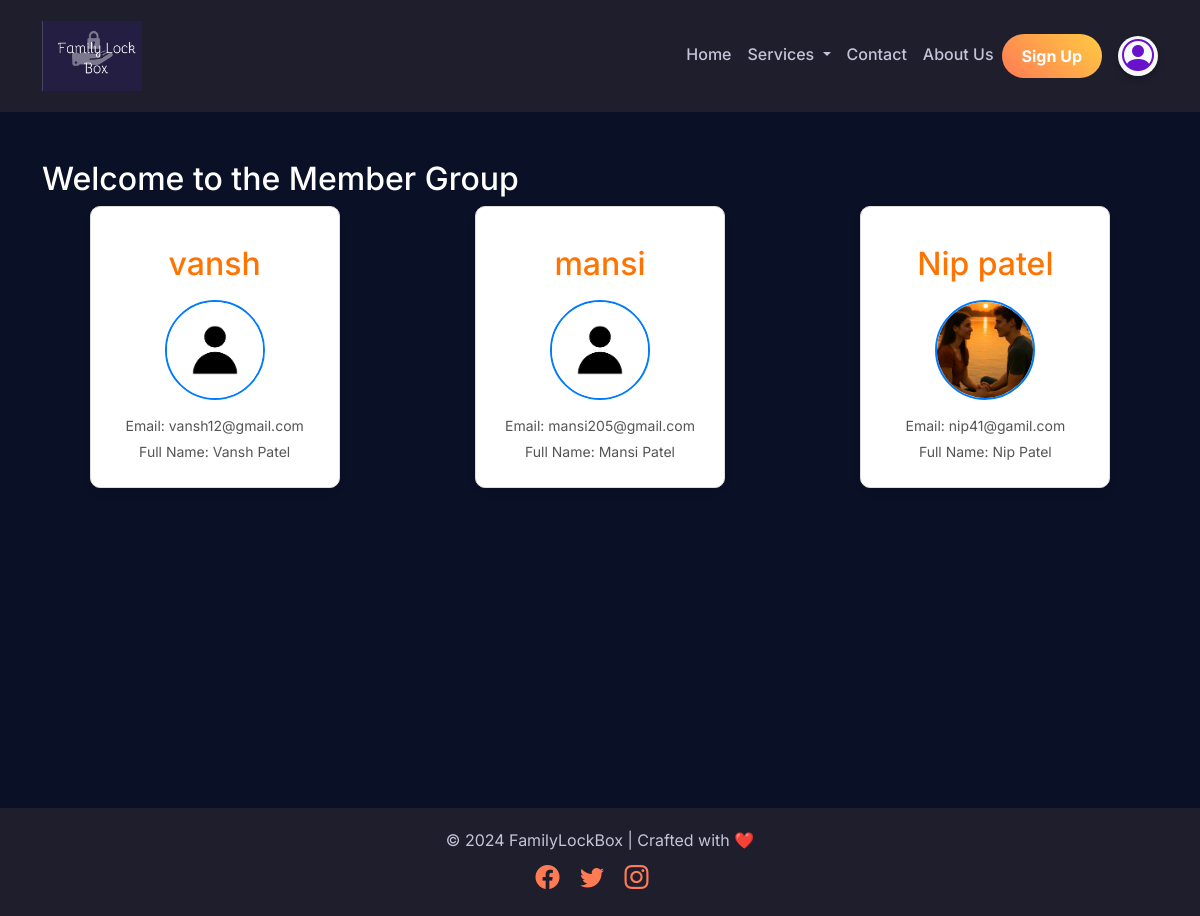
Page /yourgroups.html (signed in) on the committed database.
### myapp/models.py (models this page shows, shortened)
class UserCodeMatch(models.Model):
    logged_in_username = models.CharField(max_length=100)
    entered_code = models.CharField(max_length=12)
    matched_username = models.CharField(max_length=100)
    matched_user_email = models.EmailField()
    matched_user_profilepicture = models.ImageField(upload_to='profile_pictures/', blank=True, null=True)
    matched_user_full_name = models.CharField(max_length=150, blank=True, null=True)

### myapp/views.py (the view)
# urls.py: path('yourgroups.html',views.yourgroups,name='yourgroups'),
@session_login_required
def yourgroups(request):
    logged_in_username = request.session.get('username', None)
    matched_users = []
    if logged_in_username:
        from myapp.models import UserCodeMatch
        matched_users = UserCodeMatch.objects.filter(logged_in_username=logged_in_username)
    return render(request, 'yourgroups.html', {'matched_users': matched_users})

### myapp/templates/yourgroups.html (shortened to what this page needs)
<!DOCTYPE html>
<html lang="en">
<head>
</head>
<body>
    {% extends 'nav.html' %}
    {% block content %}
    {% load static %}
    <div class="container mt-5">
        <h2>Welcome to the Member Group</h2>
        <div class="group-container">
            {% for matched_user in matched_users %}
            <div class="user-card">
                <a href="{% url 'groupdocument' matched_user.matched_username %}" style="background-color: white;">
                <h2 style="color: rgb(255, 115, 0);"> {{ matched_user.matched_username }}</h2></a>
                {% if matched_user.matched_user_profilepicture %}
                    <img src="{{ matched_user.matched_user_profilepicture.url }}" alt="Profile Picture">
                {% else %}
                    <img src="{% static 'img/default_profile.png' %}" alt="Profile Picture">
                {% endif %}
                <p>Email: {{ matched_user.matched_user_email }}</p>
                <p>Full Name: {{ matched_user.matched_user_full_name }}</p>
            </div>
            {% empty %}
            <p>No matched users found.</p>
            {% endfor %}
        </div>
    </div>
    {% endblock %}

### myapp/templates/nav.html (shortened to what this page needs)
<!DOCTYPE html>
<html lang="en">
<head>
    {% load static %}
    <link href="https://cdn.jsdelivr.net/npm/bootstrap@5.3.0-alpha1/dist/css/bootstrap.min.css" rel="stylesheet">
    <link rel="stylesheet" href="{% static 'common.css' %}">
        <link href="https://cdn.jsdelivr.net/npm/bootstrap-icons/font/bootstrap-icons.css" rel="stylesheet">
</head>
<body>
    <div class="d-flex flex-column min-vh-100">
        <nav class="navbar navbar-expand-lg unique-navbar py-3">
            <div class="container">
                <a class="navbar-brand fw-bold" href="{% url 'homepage' %}">
                    <img src="{% static 'img/LOGO2.png' %}" alt="Logo">
                </a>
                <div class="collapse navbar-collapse" id="navbarNav">
                    <ul class="navbar-nav ms-auto">
                        <li class="nav-item">
                            <a class="nav-link" href="{% url 'homepage' %}">Home</a>
                        </li>
                        <li class="nav-item dropdown">
                            <a class="nav-link dropdown-toggle" id="servicesDropdown" role="button" data-bs-toggle="dropdown" aria-expanded="false">
                                Services
                            </a>
                        </li>
                        <li class="nav-item">
                            <a class="nav-link" href="#">Contact</a>
                        </li>
                        <li class="nav-item">
                            <a class="nav-link" href="#">About Us</a>
                        </li>
                        <li class="nav-item">
                            <a class="btn custom-btn" href="{% url 'signuppage' %}">Sign Up</a>
                        </li>
                        <li class="nav-item d-flex align-items-center ms-3">
                            <a href="{% url 'profilepage' %}" class="profile-icon-link">
                                <i class="bi bi-person-circle"></i>
                            </a>
                        </li>
                    </ul>
                </div>
            </div>
        </nav>
        <main class="flex-grow-1">
            {%block content %} {% endblock %}
        </main>
        <footer class="unique-footer mt-auto">
            <div class="container text-center">
                <p>&copy; 2024 FamilyLockBox | Crafted with ❤️</p>
                <div class="social-links mt-2">
                    <a href="#" class="me-3"><i class="bi bi-facebook"></i></a>
                    <a href="#" class="me-3"><i class="bi bi-twitter"></i></a>
                    <a href="#" class="me-3"><i class="bi bi-instagram"></i></a>
                </div>
            </div>
        </footer>
    </div>
</body>
</html>

### myapp/static/common.css (style rules this page uses)
body { font-family: 'Inter', sans-serif; margin: 0; padding: 0; overflow-x: hidden; background-color: #0a1127 !important; color: #fff; }
.container img { width: 100px; height: 70px; }
.unique-navbar { background-color: #1e1e2d; color: #fff; position: relative; }
.unique-navbar .navbar-brand { color: #fff; font-size: 1.8rem; text-transform: uppercase; font-weight: 700; }
.unique-navbar .nav-link { color: #c4c4d9; font-weight: 500; padding: 8px 15px; transition: all 0.3s ease; }
.unique-navbar .navbar-collapse { display: flex !important; flex-basis: auto; }
.unique-navbar .custom-btn { background: linear-gradient(45deg, #ff7b54, #ffcb42); color: #fff; border: none; padding: 10px 20px; font-weight: bold; border-radius: 30px; transition: all 0.3s ease; }
.unique-footer { background-color: #1e1e2d; color: #c4c4d9; padding: 20px 0; }
.unique-footer p { margin: 0; font-size: 1rem; }
.unique-footer .social-links a { color: #ff7b54; font-size: 1.5rem; transition: all 0.3s ease; }
.profile-icon-link { font-size: 2rem; color: #6a11cb; display: flex; align-items: center; justify-content: center; background: #f8f9fa; border-radius: 65%; width: 40px; height: 40px; text-decoration: none; box-shadow: 0 4px 6px rgba(0, 0, 0, 0.2); transition: all 0.3s ease-in-out; }
.group-container { display: grid; grid-template-columns: repeat(auto-fill, minmax(250px, 1fr)); gap: 40px; justify-items: center; margin-bottom: 320px; }
.user-card { text-align: center; padding: 20px; border: 1px solid #ddd; border-radius: 10px; background-color: #ffffff; width: 250px; box-shadow: 0 4px 6px rgba(0, 0, 0, 0.1); transition: transform 0.3s, box-shadow 0.3s; }
.user-card img { width: 100px; height: 100px; border-radius: 50%; margin-bottom: 10px; object-fit: cover; border: 2px solid #007bff; }
.user-card p { margin: 5px 0; color: #555; font-size: 14px; }
.user-card a { display: inline-block; margin-top: 10px; padding: 8px 12px; text-decoration: none; color: white; background-color: #007bff; border-radius: 5px; font-size: 14px; transition: background-color 0.3s; }

### rows in the picture
UserCodeMatch: matched_username "vansh", matched_user_email "vansh12@gmail.com", matched_user_full_name "Vansh Patel"
UserCodeMatch: matched_username "mansi", matched_user_email "mansi205@gmail.com", matched_user_full_name "Mansi Patel"
UserCodeMatch: matched_username "Nip patel", matched_user_profilepicture (picture), matched_user_email "nip41@gamil.com", matched_user_full_name "Nip Patel"
